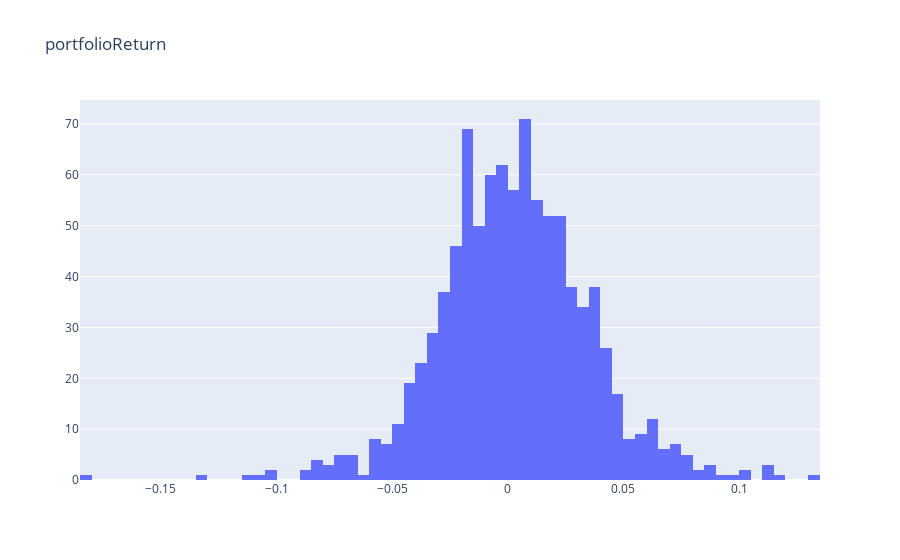

This figure's notebook cell:
### Code cell
# portfolioReturn的分布
fig = go.Figure()
fig.add_trace(go.Histogram(x=portfolio['portfolioReturn'], name="portfolioReturn"))
fig.update_layout(title_text='portfolioReturn')
fig.show()

### Figure 1 — Plotly figure (JSON) as saved in the notebook; plotly's stock layout.template omitted (floating-point values rounded to 4 significant figures; data arrays with more than 128 entries replaced by an {"elided": "..."} marker saying what was removed)
{"data": [{"name": "portfolioReturn", "type": "histogram", "x": {"elided": "950 float values"}}], "layout": {"title": {"text": "portfolioReturn"}}}
